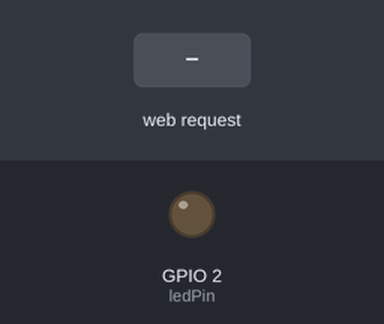
Bench run of a sketch on a simulated ESP32. Parts: output pins drawn as LEDs (lit = HIGH). The test bench sets the inputs (shaded band). WiFi joins after 1.5 s; servers stay silent unless stated; what the sketch prints to the serial monitor is not drawn.

Above: at 3.2 s.
3.3 s: HTTP request GET /ON received
At 3.6 s:
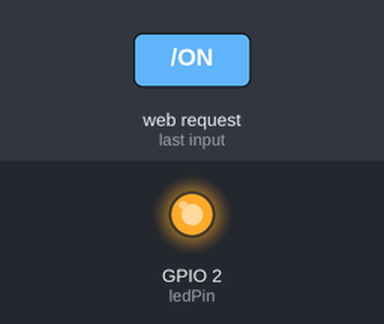
4.8 s: HTTP request GET /OFF received
At 6.0 s:
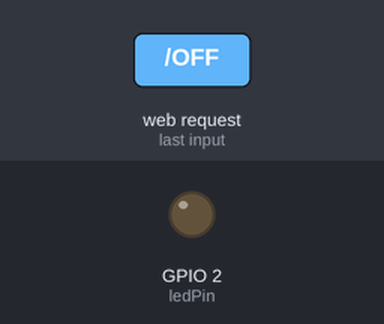
Timing chart, 0 to 7.8 s (numbered marks = the images above; inputs shaded):
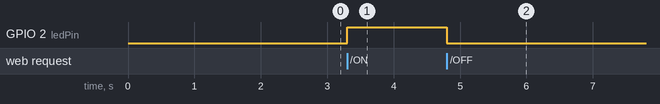

The sketch:

Practica9.ino
```cpp
#include <WiFi.h>

const char* ssid = "3717DH";
const char* password = "LuisLuis";
WiFiServer server(80);
// No me roben los datos >:(

int ledPin = 2;
String Intensidad = "127";
// Valor por defecto. Antes acomodado directamente en la parte donde se hacía el slider, pero
// ahora tiene la funcionalidad para guardar el último dato que se agregó
String ledEstado = "Apagado";

void setup() {
  // put your setup code here, to run once:
  pinMode(ledPin, OUTPUT);
  Serial.begin(115200);

  WiFi.begin(ssid, password);
  Serial.print("Conectando a WiFi");
  ledcAttach(2, 5000, 8);

  while(WiFi.status() != WL_CONNECTED){
    delay(1000);
    Serial.print(".");
  }

  Serial.println("\nConectado a WiFi");
  Serial.print("Dirección IP: ");
  Serial.println(WiFi.localIP());
  server.begin();

}

void loop() {
  // put your main code here, to run repeatedly:
  WiFiClient client = server.available();
  if(client){
    String request = client.readStringUntil('\r');
    client.flush();

    // 1. Check for ON button
    if (request.indexOf("/ON") != -1){
      ledcWrite(2,255);
      ledEstado = "Encendido";
    }

    // 2. Check for OFF button
    if (request.indexOf("/OFF") != -1){
      ledcWrite(2,0);
      ledEstado = "Apagado";
    }

    // Actualización del Slider
    int pwmIndex = request.indexOf("?Intensidad=");
    if (pwmIndex != -1) {

      int startIndex = pwmIndex + 12; // El 12 es por lo de arriba, son los caracteres de "?Intensidad="
      int endIndex = request.indexOf(" ", startIndex);


      Intensidad = request.substring(startIndex, endIndex);

      // Obtener el pwm, basado en lo que te de Intensidad, pasarlo a entero (es un string)
      int pwm = Intensidad.toInt();
      ledcWrite(ledPin, pwm);
      Serial.println(pwm);
    }

    client.println("HTTP/1.1 200 OK");
    client.println("Content-type: text/html");
    client.println();

    client.println("<html><body style='font-family:Arial;text-align:center;'>");
    client.println("<h1>Control del LED</h1>");
    client.println("<p>Estado actual del LED: <strong>" + ledEstado + "</strong></p>");

    if(ledEstado == "Encendido"){
      client.println("<svg height='100' width='100'>");
      client.println("<circle cx='50' cy='50' r='40' fill='lime' stroke='black' stroke-width='3'/>");
      client.println("</svg>");
    }
    else{
      client.println("<svg height='100' width='100'>");
      client.println("<circle cx='50' cy='50' r='40' fill='red' stroke='black' stroke-width='3'/>");
      client.println("</svg>");
    }

    client.println("<h2>Intensidad del LED</h2>");


    client.println("<form action='/' method='GET'>");
    client.println("<div>");
    client.println("<input type='range' id='Intensidad' name='Intensidad' min='0' max='255' value='" + Intensidad + "'/>");
    client.println("<label for='Intensidad'>Intensidad</label>");
    client.println("</div>");
    client.println("<br>");

    client.println("<input type='submit' value='Actualizar Intensidad'>");
    client.println("</form>");

    client.println("<br><br>");
    client.println("<a href=\"/ON\">Encender LED</a><br><br>");
    client.println("<a href=\"/OFF\">Apagar LED</a><br>");
    client.stop();
  }
}
```

Measured:
- after the input at 3.3 s, GPIO 2 (ledPin): LOW → HIGH at once
- after the input at 4.8 s, GPIO 2 (ledPin): HIGH → LOW at once
